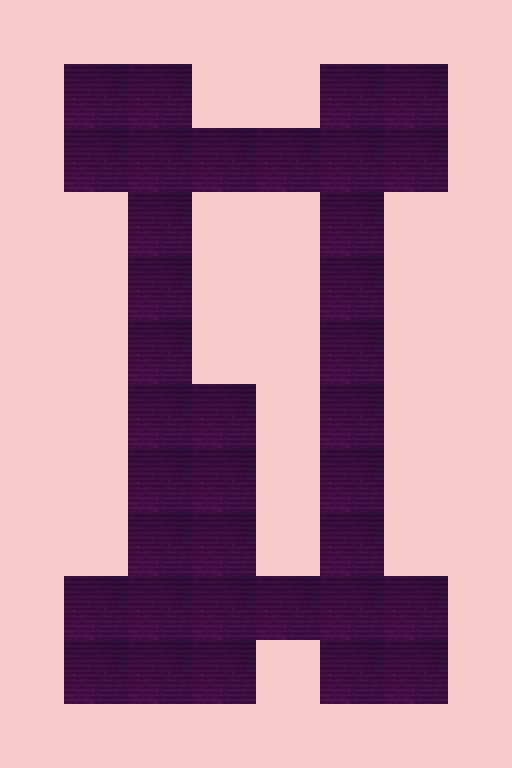

Below is a game level as drawn by its tile map, then a one-line description and the .tmx file that defines it, in full:
An orthogonal 8x12 tile map with 64x64 px tiles, 3 tile layers (Background, blockage01, traj), 8 tilesets and 1 object (Ball).

<map version="1.5" tiledversion="1.7.2" orientation="orthogonal" renderorder="right-down" width="8" height="12" tilewidth="64" tileheight="64" infinite="0" nextlayerid="5" nextobjectid="2">
 <tileset firstgid="1" name="electro-wave-retro-skyline-buildings-jk" tilewidth="64" tileheight="64" spacing="1" margin="1" tilecount="464" columns="29">
  <image source="electro-wave-retro-skyline-buildings-jk.jpg" width="1920" height="1080" />
 </tileset>
 <tileset firstgid="465" name="electro-wave-retro-skyline-buildings-jk" tilewidth="64" tileheight="64" spacing="1" margin="1" tilecount="464" columns="29">
  <image source="electro-wave-retro-skyline-buildings-jk.jpg" width="1920" height="1080" />
 </tileset>
 <tileset firstgid="929" name="WhatsApp Image 2022-01-04 at 20.59.38" tilewidth="64" tileheight="64" spacing="1" margin="1" tilecount="99" columns="11">
  <image source="WhatsApp Image 2022-01-04 at 20.59.38.jpeg" width="736" height="588" />
 </tileset>
 <tileset firstgid="1028" name="2560" tilewidth="64" tileheight="64" spacing="1" margin="1" tilecount="234" columns="18">
  <image source="2560.jpg" width="1200" height="900" />
  <tile id="0">
   <properties>
    <property name="Blockage" value="True" />
   </properties>
  </tile>
 </tileset>
 <tileset firstgid="1262" name="electro-wave-retro-skyline-buildings-jk" tilewidth="64" tileheight="64" spacing="1" margin="1" tilecount="464" columns="29">
  <image source="electro-wave-retro-skyline-buildings-jk.jpg" width="1920" height="1080" />
 </tileset>
 <tileset firstgid="1726" name="electro-wave-retro-skyline-buildings-jk" tilewidth="64" tileheight="64" spacing="1" margin="1" tilecount="464" columns="29">
  <image source="electro-wave-retro-skyline-buildings-jk.jpg" width="1920" height="1080" />
 </tileset>
 <tileset firstgid="2190" name="2560" tilewidth="64" tileheight="64" spacing="1" margin="1" tilecount="234" columns="18">
  <image source="2560.jpg" width="1200" height="900" />
 </tileset>
 <tileset firstgid="2424" name="2560" tilewidth="64" tileheight="64" spacing="1" margin="1" tilecount="234" columns="18">
  <image source="2560.jpg" width="1200" height="900" />
  <tile id="0">
   <properties>
    <property name="Blockage" value="True" />
   </properties>
  </tile>
 </tileset>
 <layer id="1" name="Background" width="8" height="12">
  <data encoding="csv">
1784,1785,1786,1787,1788,1789,1790,1791,
1813,1814,1815,1816,1817,1818,1819,1820,
1842,1843,1844,1845,1846,1847,1848,1849,
1871,1872,1873,1874,1875,1876,1877,1878,
1900,1901,1902,1903,1904,1905,1906,1907,
1929,1930,1931,1932,1933,1934,1935,1936,
1958,1959,1960,1961,1962,1963,1964,1965,
1987,1988,1989,1990,1991,1992,1993,1994,
2016,2017,2018,2019,2020,2021,2022,2023,
2045,2046,2047,2048,2049,2050,2051,2052,
2074,2075,2076,2077,2078,2079,2080,2081,
2103,2104,2105,2106,2107,2108,2109,2110
</data>
 </layer>
 <layer id="3" name="blockage01" width="8" height="12">
  <data encoding="csv">
2424,2424,2424,2424,2424,2424,2424,2424,
2424,0,0,2424,2424,0,0,2424,
2424,0,0,0,0,0,0,2424,
2424,2424,0,2424,2424,0,2424,2424,
2424,2424,0,2424,2424,0,2424,2424,
2424,2424,0,2424,2424,0,2424,2424,
2424,2424,0,0,2424,0,2424,2424,
2424,2424,0,0,2424,0,2424,2424,
2424,2424,0,0,2424,0,2424,2424,
2424,0,0,0,0,0,0,2424,
2424,0,0,0,2424,0,0,2424,
2424,2424,2424,2424,2424,2424,2424,2424
</data>
 </layer>
 <layer id="2" name="traj" width="8" height="12">
  <data encoding="csv">
0,0,0,0,0,0,0,0,
0,956,956,0,0,956,956,0,
0,956,956,956,956,956,956,0,
0,0,956,0,0,956,0,0,
0,0,956,0,0,956,0,0,
0,0,956,0,0,956,0,0,
0,0,956,956,0,956,0,0,
0,0,956,956,0,956,0,0,
0,0,956,956,0,956,0,0,
0,956,956,956,956,956,956,0,
0,956,956,956,0,956,956,0,
0,0,0,0,0,0,0,0
</data>
 </layer>
 <objectgroup id="4" name="Objects">
  <object id="1" name="Ball" x="88.1935" y="660.731" width="20" height="20" />
 </objectgroup>
</map>
